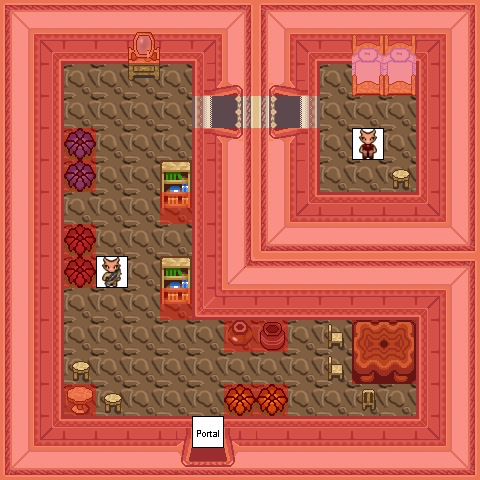

Rendered tile map (Tiled .tmx) drawn with the repository's tilesets; below, a short description and the map source with its tile grids summarised:
An orthogonal 15x15 tile map with 32x32 px tiles, 8 tile layers (0_floor, 1_terrain, 2_object, 3_roof, ...), 19 tilesets.

<map version="0.99b" orientation="orthogonal" width="15" height="15" tilewidth="32" tileheight="32">
 <tileset name="Unbenannt" firstgid="1" tilewidth="32" tileheight="32">
  <image source="../../tileset/ground/brown.png" />
 </tileset>
 <tileset name="Unbenannt" firstgid="6" tilewidth="32" tileheight="32">
  <image source="../../tileset/building/entrance/pale_red_ns.png" />
 </tileset>
 <tileset name="Unbenannt" firstgid="42" tilewidth="32" tileheight="32">
  <image source="../../tileset/building/wall/int_wall_pale.png" />
 </tileset>
 <tileset name="Unbenannt" firstgid="58" tilewidth="32" tileheight="32">
  <image source="../../tileset/building/wall/int_wall_purple.png" />
 </tileset>
 <tileset name="Unbenannt" firstgid="78" tilewidth="32" tileheight="32">
  <image source="../../tileset/building/entrance/pale_red_ew.png" />
 </tileset>
 <tileset name="Unbenannt" firstgid="126" tilewidth="32" tileheight="32">
  <image source="../../tileset/building/entrance/detail_ew.png" />
 </tileset>
 <tileset name="Unbenannt" firstgid="132" tilewidth="32" tileheight="32">
  <image source="../../tileset/building/entrance/shadow.png" />
 </tileset>
 <tileset name="Unbenannt" firstgid="135" tilewidth="32" tileheight="32">
  <image source="../../tileset/item/furniture/table/tree_stump_table.png" />
 </tileset>
 <tileset name="Unbenannt" firstgid="139" tilewidth="32" tileheight="32">
  <image source="../../tileset/item/furniture/chair/wooden.png" />
 </tileset>
 <tileset name="Unbenannt" firstgid="144" tilewidth="32" tileheight="32">
  <image source="../../tileset/item/furniture/bed/front_on.png" />
 </tileset>
 <tileset name="Unbenannt" firstgid="146" tilewidth="32" tileheight="32">
  <image source="../../tileset/item/furniture/other/drawer_with_mirror.png" />
 </tileset>
 <tileset name="Unbenannt" firstgid="148" tilewidth="32" tileheight="32">
  <image source="../../tileset/item/furniture/shelve/narrow_bookshelf.png" />
 </tileset>
 <tileset name="Unbenannt" firstgid="150" tilewidth="32" tileheight="32">
  <image source="../../tileset/item/furniture/table/wooden_pale.png" />
 </tileset>
 <tileset name="Unbenannt" firstgid="151" tilewidth="32" tileheight="32">
  <image source="../../tileset/item/pot/pot_on_stone.png" />
 </tileset>
 <tileset name="Unbenannt" firstgid="152" tilewidth="32" tileheight="32">
  <image source="../../tileset/item/pot/pot_purple.png" />
 </tileset>
 <tileset name="Unbenannt" firstgid="153" tilewidth="32" tileheight="32">
  <image source="../../tileset/plant/bush/bushes.png" />
 </tileset>
 <tileset name="Unbenannt" firstgid="163" tilewidth="32" tileheight="32">
  <image source="../../tileset/logic/portal.png" />
 </tileset>
 <tileset name="Unbenannt" firstgid="170" tilewidth="32" tileheight="32">
  <image source="../../tileset/logic/creature/kobold.png" />
 </tileset>
 <tileset name="Unbenannt" firstgid="175" tilewidth="32" tileheight="32">
  <image source="../../tileset/logic/collision.png" />
 </tileset>
 <layer name="0_floor" width="15" height="15">
  <data>[225 cells, 225 non-empty, 1 distinct tile ids]</data>
 </layer>
 <layer name="1_terrain" width="15" height="15">
  <data>[225 cells, 148 non-empty, 36 distinct tile ids]</data>
 </layer>
 <layer name="2_object" width="15" height="15">
  <data>[225 cells, 27 non-empty, 18 distinct tile ids]</data>
 </layer>
 <layer name="3_roof" width="15" height="15">
  <data>[225 cells, 4 non-empty, 3 distinct tile ids]</data>
 </layer>
 <layer name="4_roof_add" width="15" height="15">
  <data>[225 cells, 0 non-empty, 0 distinct tile ids]</data>
 </layer>
 <layer name="objects" width="15" height="15">
  <data>[225 cells, 3 non-empty, 3 distinct tile ids]</data>
 </layer>
 <layer name="collision" width="15" height="15" opacity="0.39">
  <data>[225 cells, 160 non-empty, 1 distinct tile ids]</data>
 </layer>
 <layer name="protection" width="15" height="15">
  <data>[225 cells, 0 non-empty, 0 distinct tile ids]</data>
 </layer>
</map>
